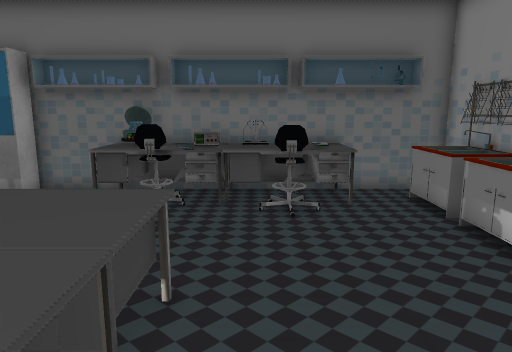
View 1 (above)

18 first-person views from a walk through a 3-D level made in the Unity game engine. The camera is 1.4 m above the floor, tilts 10° down and sees 70° across. The floor is counted in squares, 0.5 m on a side. Each view is taken from the middle of a square. On the plan, view 1 faces up. The plan holds only what a view shows up to about 20 squares ahead; the rest is blank. The player character is not drawn. Some animated figures are not drawn. Some surface patterns are stand-ins.

View 2
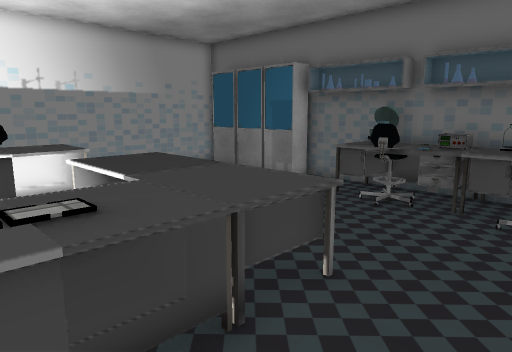

View 3
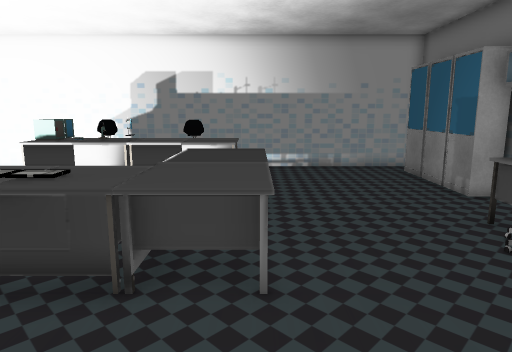

View 4
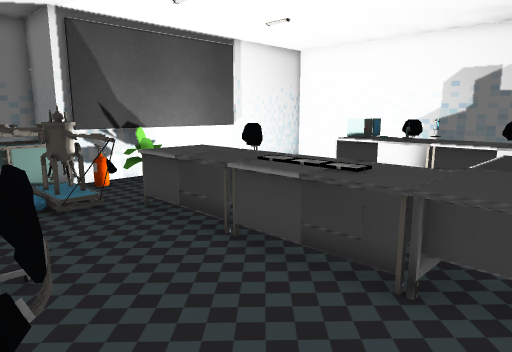

View 5
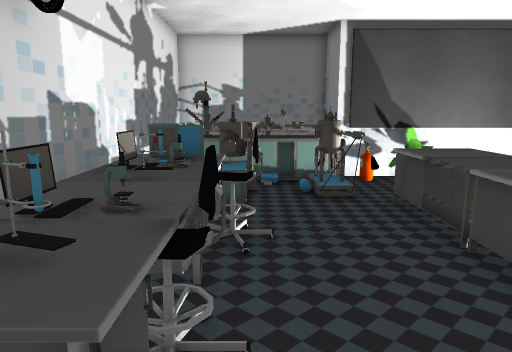

View 6
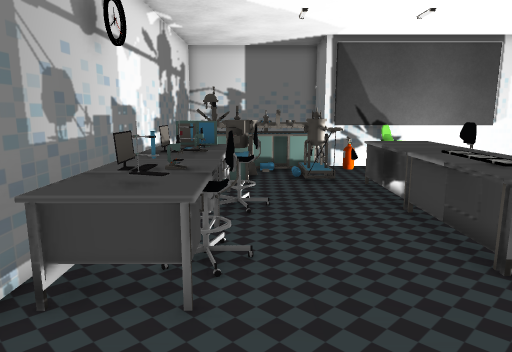

View 7
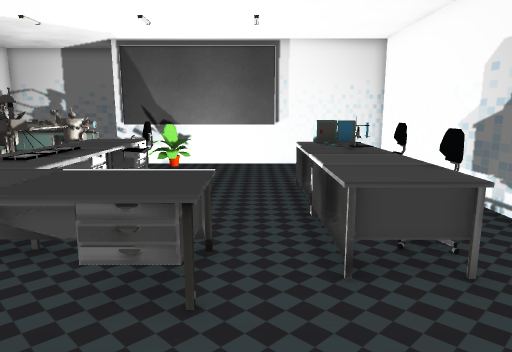

View 8
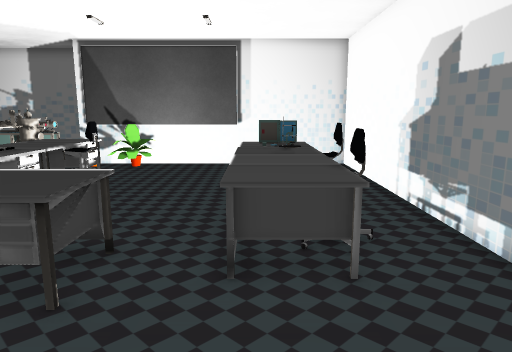

View 9
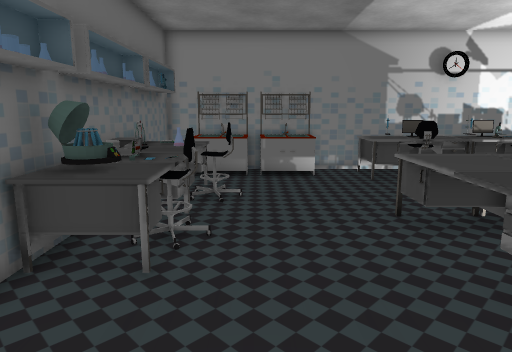

View 10
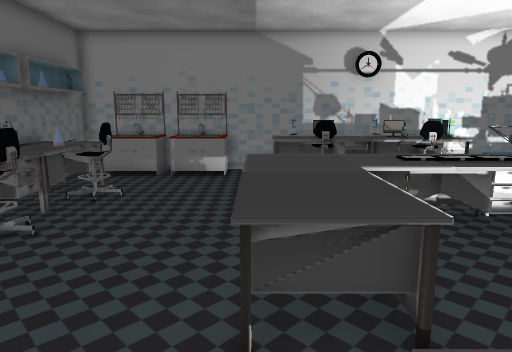

View 11
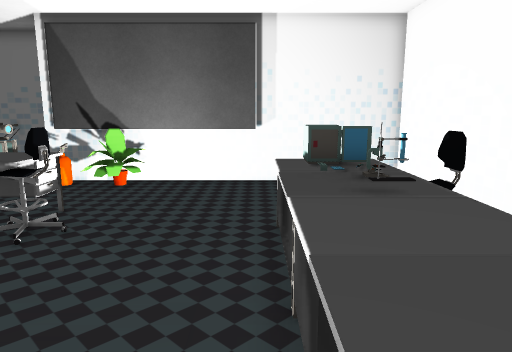

View 12
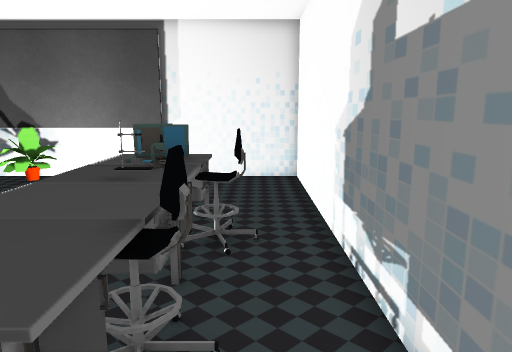

View 13
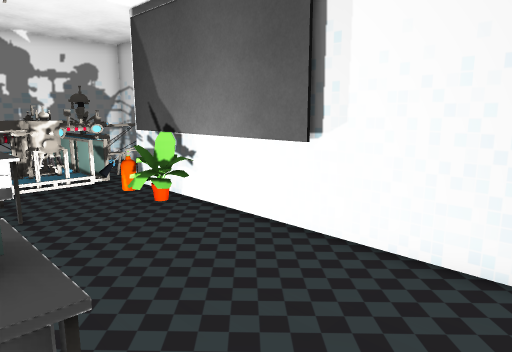

View 14
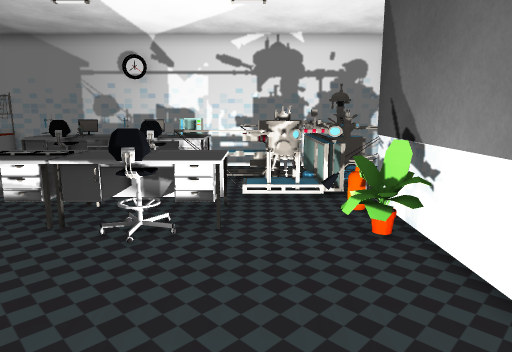

View 15
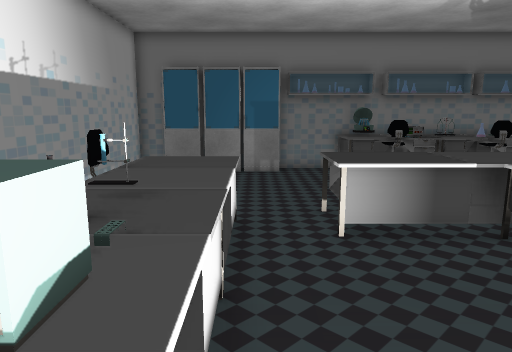

View 16
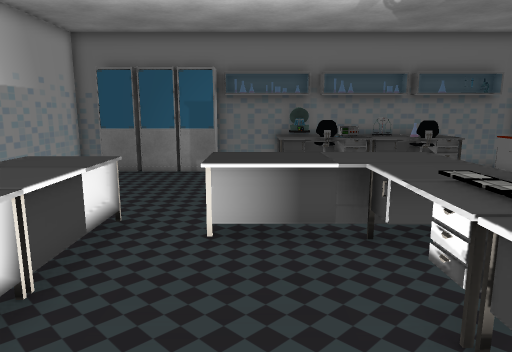

View 17
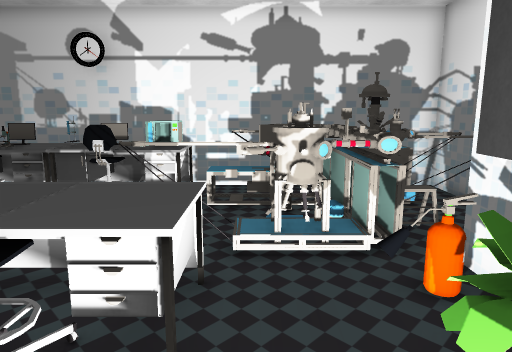

View 18
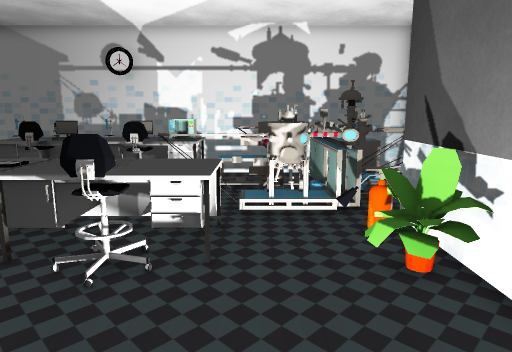

### Floor plan
Key: @ floor where view 1 was taken; # wall or solid block; x gap in a wall; . floor; = window, fence, low wall or low ledge; ^ raised ledge; C cupboard; T table; H chair; I thing the floor can be seen under or through; E fire extinguisher; F flower; M computer; O other object.
Columns run from 15 left of view 1 to 7 right of it. Each row starts with its distance up from view 1.
 13 ## CC#C#####TT#OCT#####
 12 #.CCCCCC..T#TTTTOTT..^#
 11 #.........TTHTTTOTT.^^#
 10 #...........H...H...^^#
  9 #...................^^#
  8 #...................^^#
  7 #...................^ #
  6 #....................=#
  5 #.......TTTTTTT.......#
  4 #..TTTT.TTTTTTT....TTT#
  3 #..HTTT.TTTTTTT....HTT#
  2 #..HTTT....TTTT...HHMM#
  1 #..TTTT....TTTT....TTT#
  0 #..TTTT....TTTT@...TTT#
 -1 #..HTTT....TTTT...HHMM#
 -2 #.HHTTT....TTTT...HHTT#
 -3 #..TTTT....HTTTI...T#T#
 -4 #..TTT.....HTTTI=..TTT#
 -5 #..........TTTTI=.^^#.#
 -6 #.............=I=..^#.#
 -7 #..............I=.^^#.#
 -8 #..............####^#=#
 -9 #...........EF=#====#.#
-10 ################O####x#
-11               #  ..== #
-12               #  ===  #

Positions as (right, up) in squares from view 1, and headings:
1: (0, 0), facing up
2: (2, 0), facing up-left
3: (4, 5), facing left
4: (4, 5), facing down-left
5: (3, 6), facing down
6: (3, 9), facing down
7: (-8, 10), facing down
8: (-10, 10), facing down
9: (-11, 9), facing right
10: (-11, 5), facing right
11: (-9, 5), facing down
12: (-13, 6), facing down
13: (-14, -3), facing down-right
14: (-12, -6), facing right
15: (-9, -5), facing up
16: (-6, -5), facing up
17: (-7, -6), facing right
18: (-10, -6), facing right
